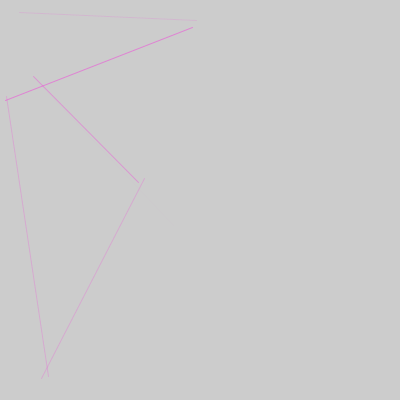
Frame 1 (no input)
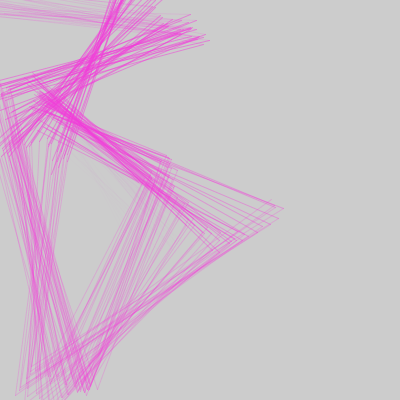
Frame 60 (the mouse pressed at the canvas centre just before this capture)
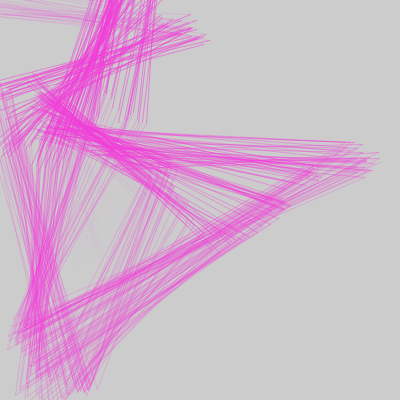
Frame 120 (the mouse held since frame 60 and released just before this capture)

The Processing sketch that drew these frames (run headless with seeded random() and noise(); from frame 60 on, the mouse is pressed at the canvas centre):

// Processing sketch: four_stick_landscapes
// ── four_stick_landscapes.pde
color fg = color(0);
int count = 0;
int fib=0;
int pos=0;

int rad = 0;

float x0,y0, x1, y1, w, h, rg, gg, bg;

float fx[];
float fy[];
color fc[];


void setup()
{
  size(400,400);
  w= width;
  h=height;
  smooth();
  frameRate(24);
  noFill();
  noStroke();  
  count = (int) random(1, 800);
}

void draw()
{
  switchMode(1);
}

void switchMode(int mode)
{
  if(mode == 1)
  {
    if(rad > count || rad == 0)
    {
      rad=0;
      count = (int) random(1, 800);
      rg = random(255);
      gg = random(255);
      bg = random(255);

      //background(color(rg, gg, bg));

      fib = (int)random(1, 20);
      fx = new float[fib];
      fy = new float[fib];
      fc = new color[fib];
      
      for(int i=0; i<fib; i++)
      {
        fx[i] = random(width);
        fy[i] = random(height);
        
        //fc[i] = color(random(255),random(255),random(255),random(255));
        fc[i] = color(rg, gg, bg, random(154));
      }
    }

    for(int j=0; j<fib; j++)
    {
      if(j>0)
      {
        stroke(fc[j]);
        line(fx[j], fy[j], fx[j-1], fy[j-1]);
        fx[j] = fx[j] + random(-10, 10);
        fy[j] = fy[j] + random(-10, 10);   
      } 
      else
      {
        fx[j] = fx[j] + random(-10, 10);
        fy[j] = fy[j] + random(-10, 10);         
      }
    }
    
    rad++;
  }//end mode=1
  if(mode == 2)
  {
  
  }
}
